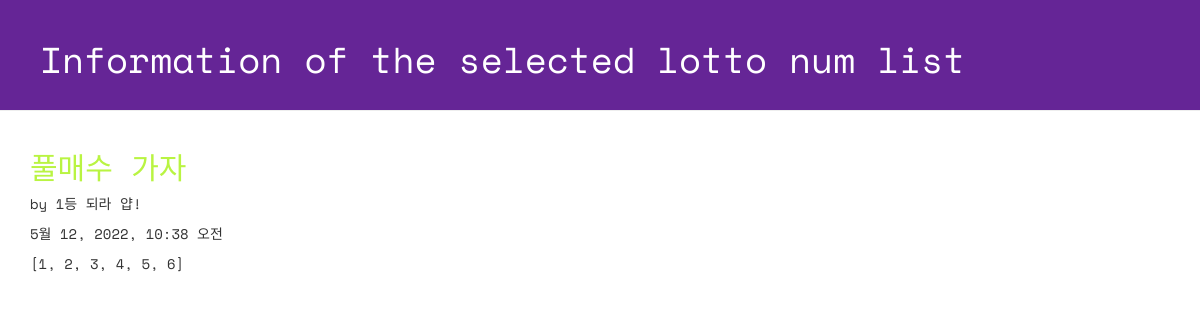
Screenshot of /lotto/1/detail/ with the database file from the repository.
### lotto/models.py (models this page shows, shortened)
class GuessNumbers(models.Model):
    name = models.CharField(max_length=24) # 로또 번호 리스트의 이름
    text = models.CharField(max_length=255) # 로또 번호 리스트에 대한 설명
    lottos = models.CharField(max_length=255, default='[1, 2, 3, 4, 5, 6]') # 로또 번호들이 담길 str
    num_lotto = models.IntegerField(default=5) # 6개 번호 set의 갯수
    update_date = models.DateTimeField()
    """
    def str(self): # Admin page에서 display되는 텍스트에 대한 변경
        return "안녕하세요!!!" # pk는 자동생성됨


    row_1 = GuessNumbers()
    row_1.generate()
    print(row_1.num_lotto) # 5
    print(row_1.name) #
    print(row_1.lottos) # '[1, 2, 3, 4, 5, 6]'

    print(row_1) # <Object GuessNumbers ~~~>
    print(row_1) # "안녕하세요!!!"

    model = linear_model.LinearRegression()
    print(model) # LinearRegression()
    """

### lotto/views.py (the view)
# urls.py: path('lotto/<int:lottokey>/detail/',views.detail, name='detail'),
def detail(request, lottokey):
    lotto = GuessNumbers.objects.get(pk=lottokey)
    return render(request, 'lotto/detail.html', {'lotto':lotto})

### lotto/templates/lotto/detail.html (shortened to what this page needs)
<!DOCTYPE html>
{% load static %}
<html lang="ko">
<head>
  <link rel="stylesheet" href="//maxcdn.bootstrapcdn.com/bootstrap/3.2.0/css/bootstrap.min.css">
  <link rel="stylesheet" href="//maxcdn.bootstrapcdn.com/bootstrap/3.2.0/css/bootstrap-theme.min.css">
  <link rel="stylesheet" href="{% static 'css/lotto.css'%}">
</head>
<body>
  <div class="page-header">
  <h1>Information of the selected lotto num list</h1>
  </div>
  <div class="container lotto">
    <h2>{{ lotto.text }}</h2>
    <p> by {{ lotto.name }}</p>
    <p> {{ lotto.update_date }}</p>
    <p> {{ lotto.lottos | linebreaksbr }}</p>
  </div>
</body>
</html>

### lotto/static/css/lotto.css (style rules this page uses)
.page-header { background-color: #652596; margin-top: 0; padding: 20px 20px 20px 40px; font-family: 'Space Mono', monospace; }
.page-header h1 { color: #FFFFFF; }
.container { font-family: 'Space Mono', monospace; }
.container h2 { color: #b9f442; }

### rows the page displays
GuessNumbers: text "풀매수 가자", name "1등 되라 얍!", update_date "5월 12, 2022, 10:38 오전", lottos "[1, 2, 3, 4, 5, 6]"
